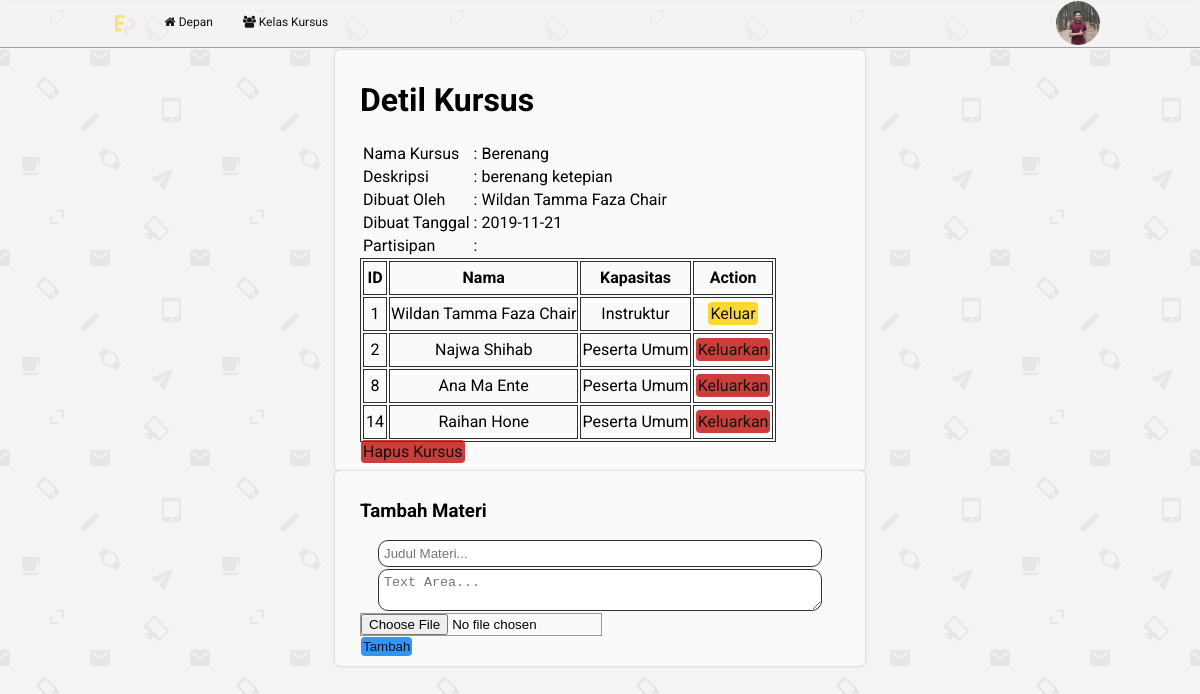
Screenshot of /detil_course.php?course_id=15 (signed in) with the database file from the repository.
### tables this page shows
CREATE TABLE `course` (
  `id` int(11) NOT NULL,
  `course_name` varchar(100) NOT NULL,
  `user_id` int(11) NOT NULL,
  `description` varchar(255) DEFAULT NULL,
  `date_created` date NOT NULL
);

CREATE TABLE `user` (
  `id` int(11) NOT NULL,
  `user_name` varchar(50) NOT NULL,
  `email` varchar(70) NOT NULL,
  `password` varchar(254) NOT NULL,
  `role_id` int(11) NOT NULL,
  `photo_profile` varchar(150) NOT NULL,
  `date_of_birth` date DEFAULT NULL,
  `bio` varchar(240) DEFAULT NULL
);

CREATE TABLE `course_participant` (
  `course_id` int(11) NOT NULL,
  `user_id` int(11) NOT NULL
);

CREATE TABLE `role` (
  `id` int(11) NOT NULL,
  `role_name` varchar(50) NOT NULL
);

### model/course_model.php (called while the page is built, shortened)
<?php
$query = new PDO('mysql:HOST=localhost;dbname=elearning', 'root', '');
$query->setAttribute(PDO::ATTR_ERRMODE, PDO::ERRMODE_EXCEPTION);
function getAllCourseParticipant($course_id)
{
    global $query;
    $statement = $query->prepare(
        'SELECT cp.course_id, cp.user_id,u.user_name,r.id,r.role_name
        FROM course_participant cp
        INNER JOIN user u
        ON cp.user_id=u.id
        INNER JOIN role r
        ON u.role_id=r.id
        WHERE cp.course_id=:course_id'
    );
    $statement->bindValue(':course_id', $course_id);
    $statement->execute();
    return $statement;
}
function getInfoCourse($course_id)
{
    global $query;
    $statement = $query->prepare(
        "SELECT c.id, c.course_name, c.date_created,c.description, u.user_name
    FROM course c
    INNER JOIN user u
    ON u.id=c.user_id
    WHERE c.id=:course_id"
    );
    $statement->bindValue(':course_id', $course_id);
    $statement->execute();
    return $statement;
}

### model/user_model.php (called while the page is built, shortened)
<?php
$query = new PDO('mysql:HOST=localhost;dbname=elearning', 'root', '');
$query->setAttribute(PDO::ATTR_ERRMODE, PDO::ERRMODE_EXCEPTION);
function getDataUser($id)
{
    global $query;
    $statement = $query->prepare(
        'SELECT u.* ,r.role_name
        FROM user u
        INNER JOIN role r
        ON r.id=u.role_id
        WHERE u.id=:user_id'
    );
    $statement->bindValue(':user_id', $id);
    $statement->execute();
    return $statement;
}
foreach (getDataUser($_SESSION['user_id']) as $key) {
    $id = $key['id'];
    $role_id = $key['role_id'];
}

### detil_course.php (the view, shortened to what this page needs)
<?php
include "model/user_model.php";
include "model/course_model.php";
$course_Info = getInfoCourse($_GET['course_id']);
$course_Participant = getAllCourseParticipant($_GET['course_id']);
include "templates/header.php"; ?>
<div class="container">
    <div class="content">
        <h1>Detil Kursus</h1>
        <table>
            <?php foreach ($course_Info as $c_i) : ?>
                <tr>
                    <td>Nama Kursus</td>
                    <td>:</td>
                    <td><?= $c_i['course_name']; ?></td>
                </tr>
                <tr>
                    <td>Deskripsi</td>
                    <td>:</td>
                    <td><?= $c_i['description']; ?></td>
                </tr>
                <tr>
                    <td>Dibuat Oleh</td>
                    <td>:</td>
                    <td><?= $c_i['user_name']; ?></td>
                </tr>
                <tr>
                    <td>Dibuat Tanggal</td>
                    <td>:</td>
                    <td><?= $c_i['date_created']; ?></td>
                </tr>
                <tr>
                    <td>Partisipan</td>
                    <td>:</td>
                </tr>
            <?php endforeach; ?>
        </table>
        <div class="border">
            <table>
                <tr>
                    <th>ID</th>
                    <th>Nama</th>
                    <th>Kapasitas</th>
                    <?php if ($role_id == 1) :  ?>
                        <th>Action</th>
                    <?php endif; ?>
                </tr>
                <?php foreach ($course_Participant as $c_p) : ?>
                    <tr>
                        <td><?= $c_p['user_id']; ?></td>
                        <td><?= $c_p['user_name']; ?></td>
                        <td><?= $c_p['role_name']; ?></td>
                        <?php if ($role_id == 1) :  ?>
                            <?php if ($c_p['user_id'] != $id) { ?>
                                <td><a href="withdraw_course.php?id=<?= $c_p['user_id'] ?>&course_id=<?= $c_p['course_id']; ?>" class="btn btn-danger">Keluarkan</a></td>
                            <?php } else {  ?>
                                <td><a href="withdraw_course.php?id=<?= $_SESSION['user_id'] ?>&course_id=<?= $c_p['course_id'] ?>" class="btn btn-warning">Keluar</a></td>
                            <?php } ?>
                        <?php endif; ?>
                    </tr>
                <?php endforeach; ?>
            </table>
        </div>
        <?php if ($role_id == 1) :  ?>
            <a class="btn btn-danger" href="delete_course.php?course_id=<?= $c_p['course_id'] ?>">Hapus Kursus</a>
        <?php endif; ?>
    </div>
    <?php if ($role_id == 1) : ?>
        <div class="content">
            <h3>Tambah Materi</h3>
            <form action="detil_course.php?course_id=<?= $_GET['course_id'] ?>" method="POST" enctype="multipart/form-data">
                <input type="text" name="title" placeholder="Judul Materi..." class="input-text" required>
                <textarea name="content" class="input-text-area" placeholder="Text Area..."></textarea>
                <input type="file" name="file" accept=".pdf,.doc,.docx" class="input-file">
                <br>
                <input type="submit" name="Tambah" value="Tambah" class="btn btn-primary">
            </form>
        </div>
    <?php endif; ?>
</div>

### assets/css/style.css (style rules this page uses)
:root { --warning: #ffc107; --danger: #dc3545; --primary: #007bff; }
body { margin: 0; background-color: #f5f2f2; background-image: url("../email-pattern.png"); font-family: 'Roboto', 'sans-serif'; }
.btn { text-decoration: none; color: #131313; padding: 2px; border-radius: 4px; border: none; margin: 0 1px; }
.btn-primary { background-color: rgba(0, 123, 255, 0.8); }
.btn-danger { background-color: rgba(192, 16, 10, 0.8); }
.btn-warning { background-color: rgb(255, 208, 0, 0.8); }
.form input[type='email'], input[type='password'], input[type='text'] { background-color: #ffffff; }
.input-text, .input-text-area { width: 90%; margin: 0 auto 2px; padding: 5px; border: thin solid #303030; display: block; border-radius: 10px; }
.input-file { display: inline-block; border: 1px solid #999; outline: none; -webkit-user-select: none; cursor: pointer; text-shadow: 1px 1px #fff; font-weight: 400; font-size: 10pt; width: 240px; }
.content { background: #fafafa; border-radius: 5px; padding: 10px 25px; margin-bottom: 10px; box-shadow: 0 0 3px #b9b9b9; }
.container { position: absolute; width: 100%; }
.container .content { position: relative; top: 50px; margin: 0 auto; width: 40%; }
.content .border table, .content .border tr, .content .border th, .content .border td { height: 30px; min-width: 20px; border: thin solid #303030; text-align: center; }

### rows the page displays
course: course_name "Berenang", description "berenang ketepian", user.user_name "Wildan Tamma Faza Chair", date_created "2019-11-21"
course_participant: user "1", user.user_name "Wildan Tamma Faza Chair", role.role_name "Instruktur"
course_participant: user "2", user.user_name "Najwa Shihab", role.role_name "Peserta Umum"
course_participant: user "8", user.user_name "Ana Ma Ente", role.role_name "Peserta Umum"
course_participant: user "14", user.user_name "Raihan Hone", role.role_name "Peserta Umum"
